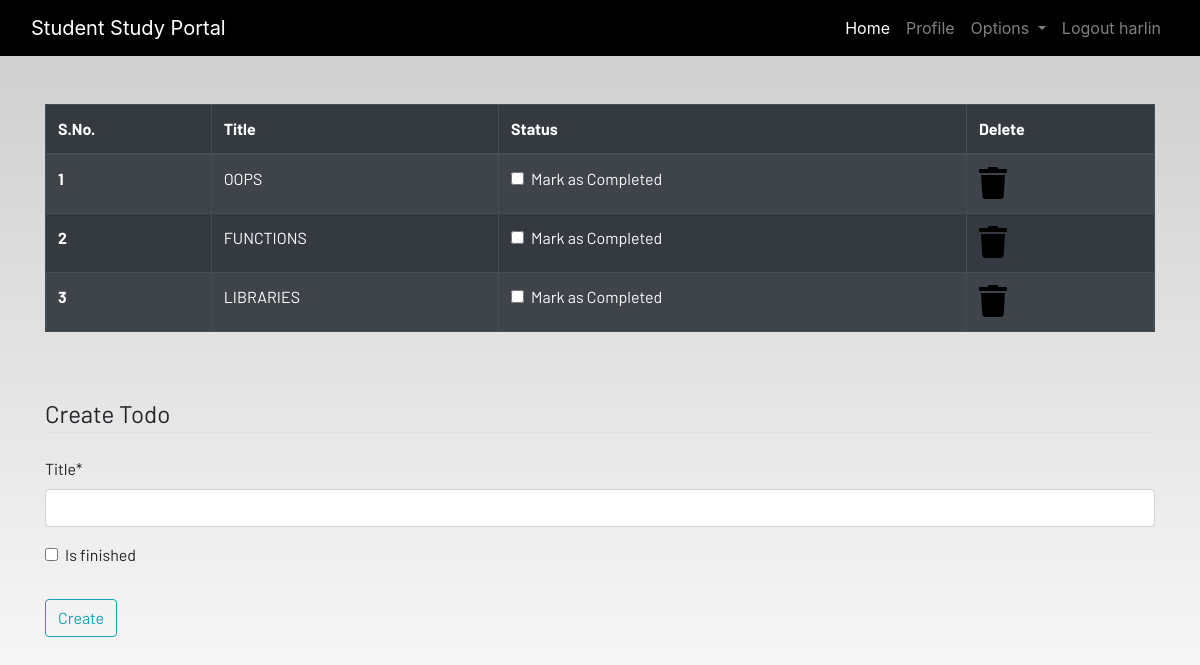
/todo (signed in), run on the app's committed database.
### dashboard/models.py (models this page shows, shortened)
class Todo(models.Model):
    user = models.ForeignKey(User,on_delete=models.CASCADE)
    title = models.CharField(max_length=100)
    is_finished = models.BooleanField(default=False)

### dashboard/views.py (the view)
# urls.py: path('todo', views.todo,name="todo"),
@login_required
def todo(request):
    if request.method == 'POST':
        form = TodoForm(request.POST)
        if form.is_valid():
            try:
                fnished = request.POST["is_finished"]
                if finished == 'on':
                    finished = True
                else:
                    finished = False
            except:
                finished = False
            todos = Todo(
                user=request.user,
                title=request.POST['title'],
                is_finished=finished
            )
            todos.save()
            messages.success(request, f"Todo Added from {request.user.username}!!")
            return redirect("todo")
    else:
        form = TodoForm()
    todo = Todo.objects.filter(user=request.user)
    if len(todo) == 0:
        todos_done = True
    else:
        todos_done = False
    context = {
        'form': form,
        'todos': todo,
        'todos_done': todos_done
    }
    return render(request, "dashboard/todo.html", context)

### dashboard/forms.py
class TodoForm(forms.ModelForm):
    class Meta:
        model = Todo
        fields = ['title','is_finished']

### dashboard/templates/dashboard/todo.html (shortened to what this page needs)
{% extends 'dashboard/base.html' %}
{% load static %}
{% load crispy_forms_tags %}
{% block content %}
<div class="container">
    {% if not todos_done %}
    <table class="table table-striped table-bordered table-hover table-dark">
        <thead>
            <tr>
                <th scope="col">S.No.</th>
                <th scope="col">Title</th>
                <th scope="col">Status</th>
                <th scope="col">Delete</th>
            </tr>
        </thead>
        <tbody>
            {%for todo in todos %}
            <tr>
                <th scope="row">{{forloop.counter}}</th>
                <td>{{todo.title}}</td>
                <td>
                    <a href="{% url 'update-todo' todo.id %}">
                        <div class="form-check">
                            {% if todo.is_finished == True %}
                            <input class="form-check-input" type="checkbox" value="" checked>
                            {% else %}
                            <input class="form-check-input" type="checkbox" value="">
                            {% endif %}
                            <label class="form-check-label text-light" for="flexCheckDefault">
                                Mark as Completed
                            </label>
                        </div>
                    </a>
                </td>
                <td><a href="{% url 'delete-todo' todo.id %}"><i class="fa fa-trash fa-2x"></i></a></td>
            </tr>
            {% endfor %}
        </tbody>
    </table>
    {% else %}
      <h4>All tasks have been done!! create to add more</h4>
    {% endif %}
</div><br><br>
<div class="container">
    <form method="POST">
        <fieldset class="form-group">
            <legend class="border-bottom mb-4">Create Todo</legend>
            {{form|crispy}}
        </fieldset>
        <div class="form-group">
            <button href="" class="btn btn-outline-info" type="submit">
                Create
            </button>
        </div>
    </form>
</div>
{% endblock content %}

### dashboard/templates/dashboard/base.html (shortened to what this page needs)
<!DOCTYPE html>
{% load static %}
<html lang="en">
  <head>
    <link
      rel="stylesheet"
      href="https://stackpath.bootstrapcdn.com/bootstrap/4.3.1/css/bootstrap.min.css"
    />
    <link
      rel="stylesheet"
      href="https://use.fontawesome.com/releases/v5.7.2/css/all.css"
    />
    <link rel="stylesheet" href="{% static 'css/main.css' %}" />
  </head>
  <body>
    <header>
      <nav class="navbar navbar-expand-lg navbar-dark bg-dark">
        <div class="container-fluid">
          <a class="navbar-brand" href="{% url 'home' %}">Student Study Portal</a>
          <div
            class="collapse navbar-collapse justify-content-end"
            id="navbarSupportedContent"
          >
            <ul class="navbar-nav mb-2 mb-lg-0">
              <li class="nav-item">
                <a class="nav-link active" aria-current="page" href="{% url 'home' %}">Home</a>
              </li>
              {% if user.is_authenticated %}
              <li class="nav-item">
                <a class="nav-link" href="{% url 'profile' %}">Profile</a>
              </li>
              <li class="nav-item dropdown">
                <a
                  class="nav-link dropdown-toggle"
                  href="#"
                  id="navbarDropdown"
                  role="button"
                  data-toggle="dropdown"
                  aria-haspopup="true"
                  aria-expanded="false"
                >
                  Options
                </a>
              </li>
              <li class="nav-item">
                <a class="nav-link" href="{% url 'logout' %}">Logout {{user.username}}</a>
              </li>
              {% endif %}
            </ul>
          </div>
        </div>
      </nav>
    </header>
    <br /><br />
    <main>
        {% block content %}
        {% endblock content %}
    </main>
  </body>
</html>

### static/css/main.css (style rules this page uses)
html { scroll-behavior: smooth; height: 100%; width: 100%; }
main { font-family: Barlow, Quicksand, Rubik, sans-serif, serif, 'Times New Roman', Times, serif !important; }
.navbar { background-color: rgb(0, 0, 0) !important; }
a { text-decoration: none !important; color: black; }
html, body { max-width: 100%; overflow-x: hidden; height: 100%; width: 100%; }
body { background: linear-gradient(rgba(0, 0, 0, 0.2), rgba(255, 255, 255, 0.5)); overflow-x: hidden; background-repeat: no-repeat; }
.fa { color: black; }

### data on the page
Todo: title "OOPS"
Todo: title "FUNCTIONS"
Todo: title "LIBRARIES"

### other printed values
{{ user.username }} "harlin"
